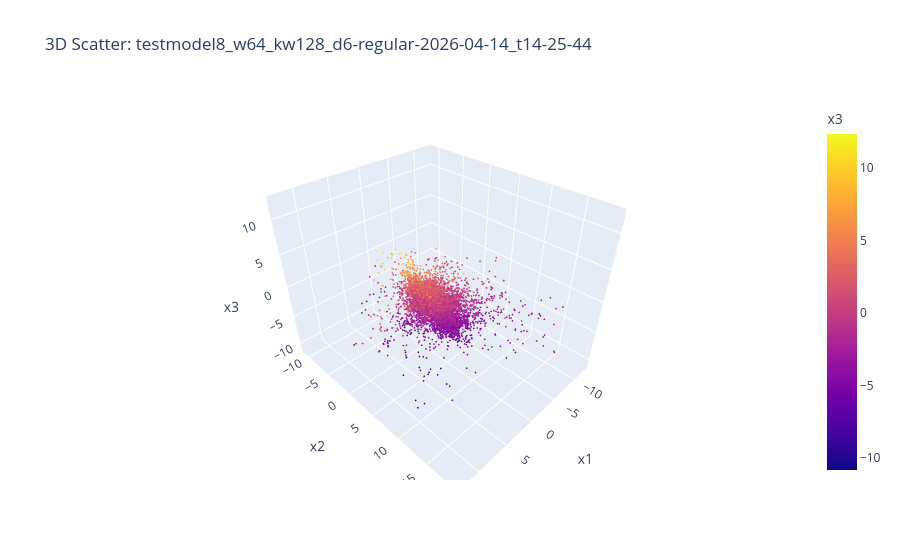
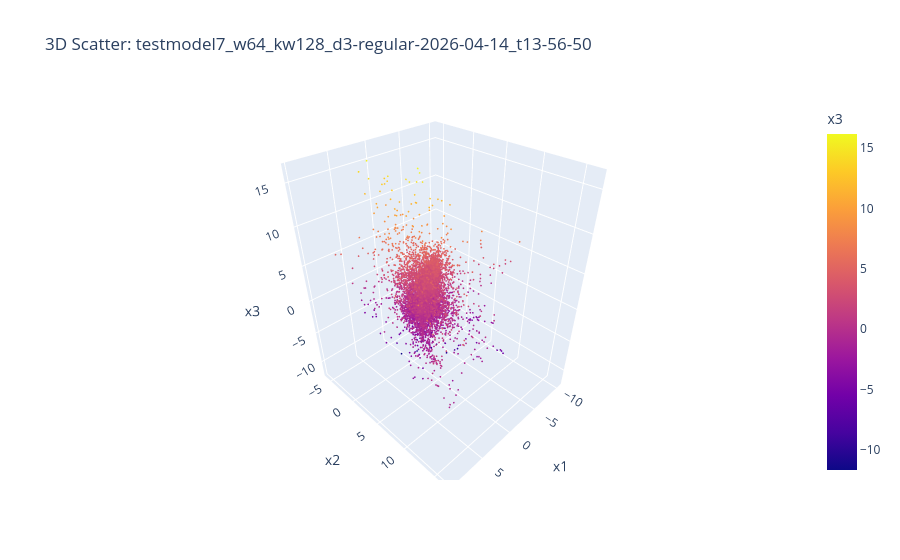
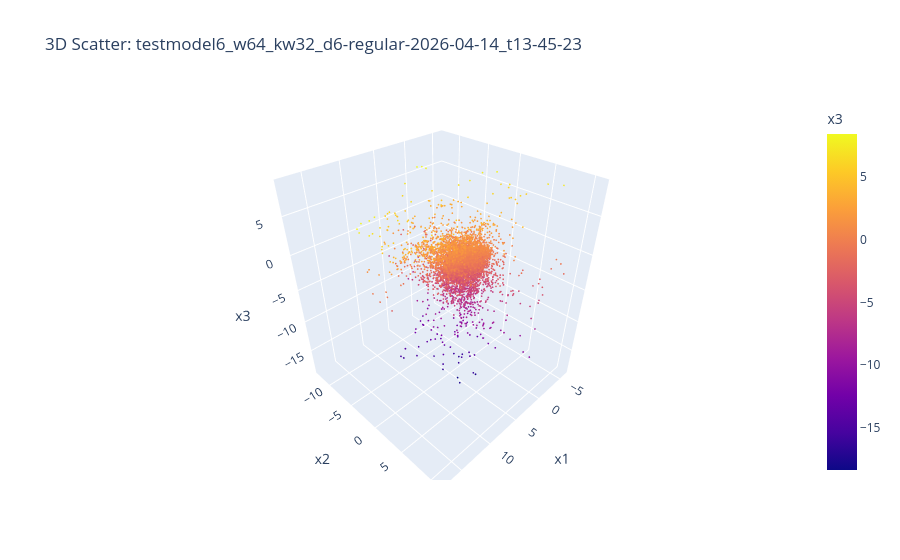
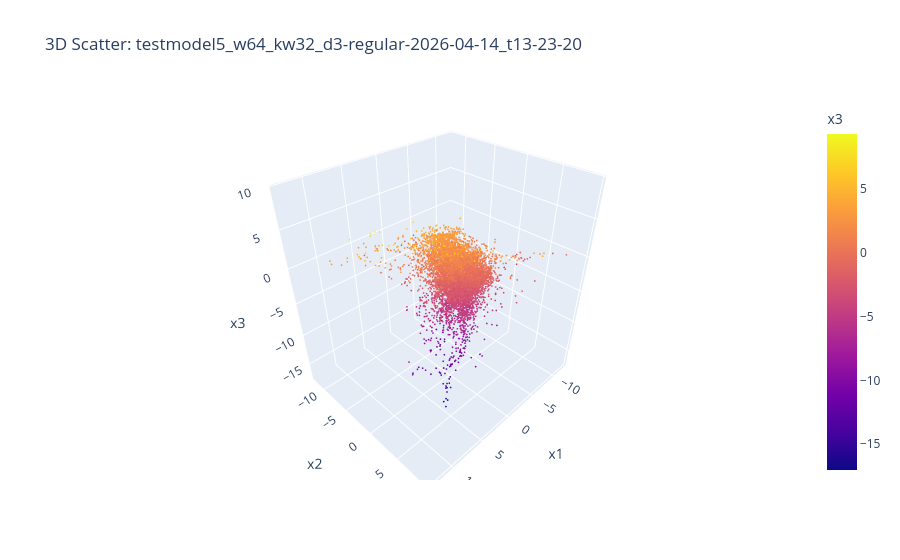

Here is the notebook cell these charts were saved with, in order:
### Code cell
import pandas as pd
import json
import torch
import matplotlib.pyplot as plt
import plotly.express as px
import time
from IPython.display import display

# Loop
for i in [1,3,5,7,9,11,13,15]:
    model_id = files[i]
    if model_id.endswith('.pth'):
        model_id = model_id[:-4]

    loss_df = pd.read_csv(f'{training_logs_path}/loss_records/{model_id}.csv')
    print(model_id)
    print(f'Final training loss: {loss_df["loss"].iloc[-1]:.4f}', end='\t')
    print(f'Final validation loss: {loss_df["val_loss"].iloc[-1]:.4f}')

    # ---------------------------------------------------------------------------
    # Load config
    config_path = f'{training_logs_path}/configs/{model_id}.json'
    with open(config_path, 'r') as f:
        config = json.load(f)

    model = KernelNN(
        width=config['width'],
        ker_width=config['ker_width'],
        depth=config['depth'],
        ker_in=config['edge_attr'],
        in_width=config['node_features'],
        out_width=config['out_width']
    ).to(device)

    # Load weights
    model_path = f'{trained_models_path}/{model_id}.pth'
    model.load_state_dict(torch.load(model_path, map_location=device))
    model.eval()

    # Forward pass
    output = model(sample).detach().cpu().numpy()

    # DataFrame
    res_model = pd.DataFrame({
        "x1": output[:, 0],
        "x2": output[:, 1],
        "x3": output[:, 2],
    })
    res_model = pd.concat([locations, res_model], axis=1)

    # ---------------------------------------------------------------------------
    '''
    # 1. Your existing plot
    figsize = (5, 5)
    fig = rgb(res_model, figsize=figsize)
    display(fig)
    plt.close(fig)
    '''
    
    # ---------------------------------------------------------------------------
    # 2. NEW: Interactive 3D scatter
    fig_3d = px.scatter_3d(
        res_model,
        x="x1",
        y="x2",
        z="x3",
        color="x3",  # optional coloring
        title=f"3D Scatter: {model_id}"
    )
    fig_3d.update_traces(marker=dict(size=1)) 
    fig_3d.show()

    time.sleep(2)

### Figure 1 — Plotly figure (JSON) as saved in the notebook; plotly's stock layout.template omitted (floating-point values rounded to 4 significant figures; data arrays with more than 128 entries replaced by an {"elided": "..."} marker saying what was removed)
{"data": [{"hovertemplate": "x1=%{x}<br>x2=%{y}<br>x3=%{marker.color}<extra></extra>", "legendgroup": "", "marker": {"color": {"elided": "10000 float values"}, "coloraxis": "coloraxis", "size": 1, "symbol": "circle"}, "mode": "markers", "name": "", "scene": "scene", "showlegend": false, "type": "scatter3d", "x": {"elided": "10000 float values"}, "y": {"elided": "10000 float values"}, "z": {"elided": "10000 float values"}}], "layout": {"coloraxis": {"colorbar": {"title": {"text": "x3"}}, "colorscale": [[0, "#0d0887"], [0.1111, "#46039f"], [0.2222, "#7201a8"], [0.3333, "#9c179e"], [0.4444, "#bd3786"], [0.5556, "#d8576b"], [0.6667, "#ed7953"], [0.7778, "#fb9f3a"], [0.8889, "#fdca26"], [1, "#f0f921"]]}, "legend": {"tracegroupgap": 0}, "scene": {"domain": {"x": [0, 1], "y": [0, 1]}, "xaxis": {"title": {"text": "x1"}}, "yaxis": {"title": {"text": "x2"}}, "zaxis": {"title": {"text": "x3"}}}, "title": {"text": "3D Scatter: testmodel8_w64_kw128_d6-regular-2026-04-14_t14-25-44"}}}

### Figure 2 — Plotly figure (JSON) as saved in the notebook; plotly's stock layout.template omitted (floating-point values rounded to 4 significant figures; data arrays with more than 128 entries replaced by an {"elided": "..."} marker saying what was removed)
{"data": [{"hovertemplate": "x1=%{x}<br>x2=%{y}<br>x3=%{marker.color}<extra></extra>", "legendgroup": "", "marker": {"color": {"elided": "10000 float values"}, "coloraxis": "coloraxis", "size": 1, "symbol": "circle"}, "mode": "markers", "name": "", "scene": "scene", "showlegend": false, "type": "scatter3d", "x": {"elided": "10000 float values"}, "y": {"elided": "10000 float values"}, "z": {"elided": "10000 float values"}}], "layout": {"coloraxis": {"colorbar": {"title": {"text": "x3"}}, "colorscale": [[0, "#0d0887"], [0.1111, "#46039f"], [0.2222, "#7201a8"], [0.3333, "#9c179e"], [0.4444, "#bd3786"], [0.5556, "#d8576b"], [0.6667, "#ed7953"], [0.7778, "#fb9f3a"], [0.8889, "#fdca26"], [1, "#f0f921"]]}, "legend": {"tracegroupgap": 0}, "scene": {"domain": {"x": [0, 1], "y": [0, 1]}, "xaxis": {"title": {"text": "x1"}}, "yaxis": {"title": {"text": "x2"}}, "zaxis": {"title": {"text": "x3"}}}, "title": {"text": "3D Scatter: testmodel7_w64_kw128_d3-regular-2026-04-14_t13-56-50"}}}

### Figure 3 — Plotly figure (JSON) as saved in the notebook; plotly's stock layout.template omitted (floating-point values rounded to 4 significant figures; data arrays with more than 128 entries replaced by an {"elided": "..."} marker saying what was removed)
{"data": [{"hovertemplate": "x1=%{x}<br>x2=%{y}<br>x3=%{marker.color}<extra></extra>", "legendgroup": "", "marker": {"color": {"elided": "10000 float values"}, "coloraxis": "coloraxis", "size": 1, "symbol": "circle"}, "mode": "markers", "name": "", "scene": "scene", "showlegend": false, "type": "scatter3d", "x": {"elided": "10000 float values"}, "y": {"elided": "10000 float values"}, "z": {"elided": "10000 float values"}}], "layout": {"coloraxis": {"colorbar": {"title": {"text": "x3"}}, "colorscale": [[0, "#0d0887"], [0.1111, "#46039f"], [0.2222, "#7201a8"], [0.3333, "#9c179e"], [0.4444, "#bd3786"], [0.5556, "#d8576b"], [0.6667, "#ed7953"], [0.7778, "#fb9f3a"], [0.8889, "#fdca26"], [1, "#f0f921"]]}, "legend": {"tracegroupgap": 0}, "scene": {"domain": {"x": [0, 1], "y": [0, 1]}, "xaxis": {"title": {"text": "x1"}}, "yaxis": {"title": {"text": "x2"}}, "zaxis": {"title": {"text": "x3"}}}, "title": {"text": "3D Scatter: testmodel6_w64_kw32_d6-regular-2026-04-14_t13-45-23"}}}

### Figure 4 — Plotly figure (JSON) as saved in the notebook; plotly's stock layout.template omitted (floating-point values rounded to 4 significant figures; data arrays with more than 128 entries replaced by an {"elided": "..."} marker saying what was removed)
{"data": [{"hovertemplate": "x1=%{x}<br>x2=%{y}<br>x3=%{marker.color}<extra></extra>", "legendgroup": "", "marker": {"color": {"elided": "10000 float values"}, "coloraxis": "coloraxis", "size": 1, "symbol": "circle"}, "mode": "markers", "name": "", "scene": "scene", "showlegend": false, "type": "scatter3d", "x": {"elided": "10000 float values"}, "y": {"elided": "10000 float values"}, "z": {"elided": "10000 float values"}}], "layout": {"coloraxis": {"colorbar": {"title": {"text": "x3"}}, "colorscale": [[0, "#0d0887"], [0.1111, "#46039f"], [0.2222, "#7201a8"], [0.3333, "#9c179e"], [0.4444, "#bd3786"], [0.5556, "#d8576b"], [0.6667, "#ed7953"], [0.7778, "#fb9f3a"], [0.8889, "#fdca26"], [1, "#f0f921"]]}, "legend": {"tracegroupgap": 0}, "scene": {"domain": {"x": [0, 1], "y": [0, 1]}, "xaxis": {"title": {"text": "x1"}}, "yaxis": {"title": {"text": "x2"}}, "zaxis": {"title": {"text": "x3"}}}, "title": {"text": "3D Scatter: testmodel5_w64_kw32_d3-regular-2026-04-14_t13-23-20"}}}
